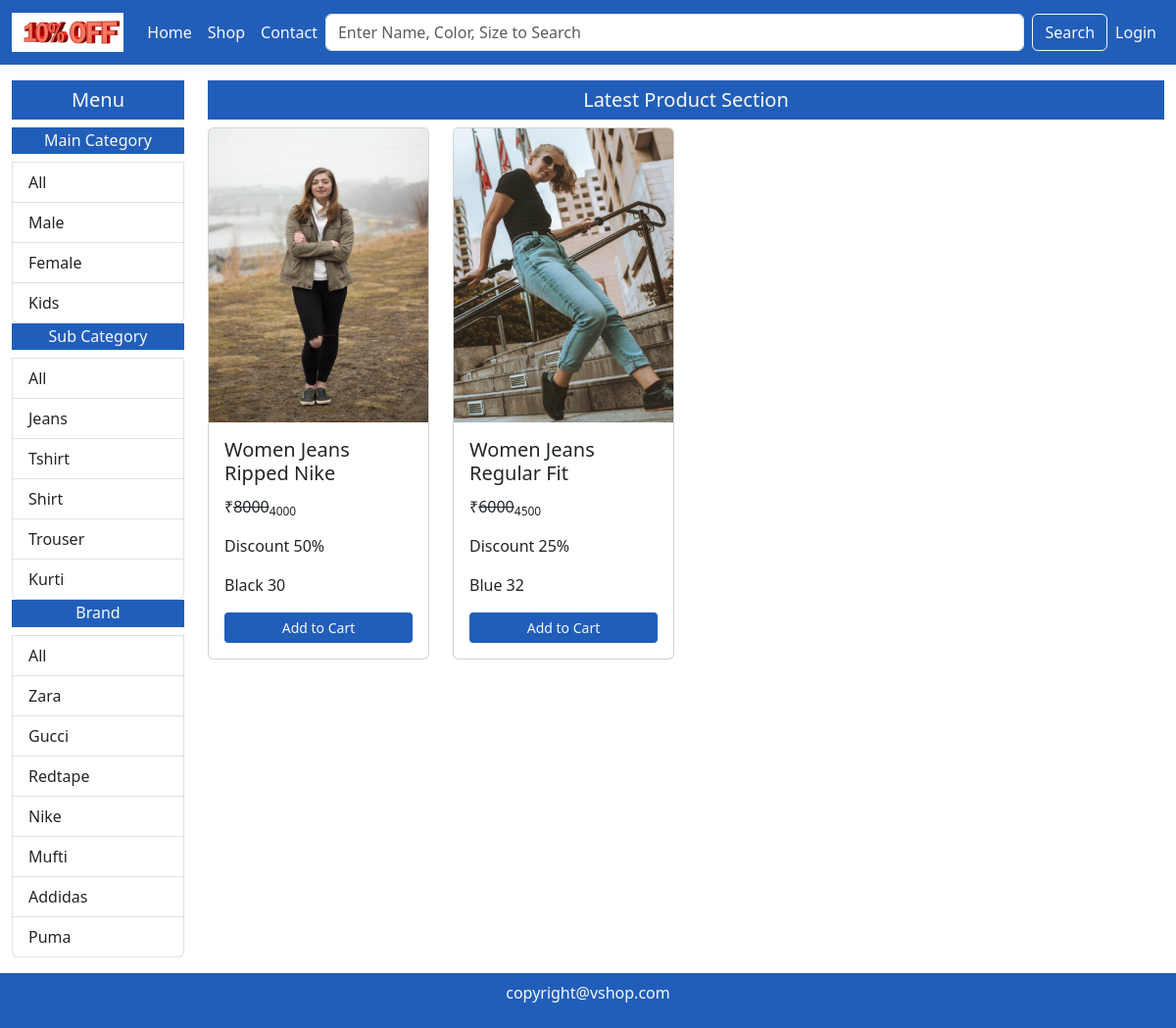
The page /shop/Female/Jeans/All/ on the database its author committed.
### mainApp/models.py (models this page shows, shortened)
class Maincategory(models.Model):
    id = models.AutoField(primary_key=True)
    name = models.CharField(max_length=40)

class Subcategory(models.Model):
    id = models.AutoField(primary_key=True)
    name = models.CharField(max_length=40)

class Brand(models.Model):
    id = models.AutoField(primary_key=True)
    name = models.CharField(max_length=40)

class Product(models.Model):
    id = models.AutoField(primary_key=True)
    name = models.CharField(max_length=50)
    maincategory = models.ForeignKey(Maincategory,on_delete=models.CASCADE)
    subcategory = models.ForeignKey(Subcategory,on_delete=models.CASCADE)
    brand = models.ForeignKey(Brand,on_delete=models.CASCADE)
    color = models.CharField(max_length=20)
    size = models.CharField(max_length=20)
    stock = models.CharField(max_length=20,default="In Stock",null=True,blank=True)
    description = models.TextField()
    baseprice = models.IntegerField()
    discount = models.IntegerField(default=0,null=True,blank=True)
    finalprice = models.IntegerField()
    pic1 = models.ImageField(upload_to="uploads/",default="",null=True,blank=True)
    pic2 = models.ImageField(upload_to="uploads/",default="",null=True,blank=True)
    pic3 = models.ImageField(upload_to="uploads/",default="",null=True,blank=True)
    pic4 = models.ImageField(upload_to="uploads/",default="",null=True,blank=True)

### mainApp/views.py (the view)
# urls.py: path('shop/<str:mc>/<str:sc>/<str:br>/', views.shopPage),
def shopPage(Request,mc,sc,br):
    if(mc=="All" and sc=="All" and br=="All"):
        data = Product.objects.all().order_by("id").reverse()
    elif(mc!="All" and sc=="All" and br=="All"):
        data = Product.objects.filter(maincategory=Maincategory.objects.get(name=mc)).order_by("id").reverse()
    elif(mc=="All" and sc!="All" and br=="All"):
        data = Product.objects.filter(subcategory=Subcategory.objects.get(name=sc)).order_by("id").reverse()
    elif(mc=="All" and sc=="All" and br!="All"):
        data = Product.objects.filter(brand=Brand.objects.get(name=br)).order_by("id").reverse()
    elif(mc!="All" and sc!="All" and br=="All"):
        data = Product.objects.filter(maincategory=Maincategory.objects.get(name=mc),subcategory=Subcategory.objects.get(name=sc)).order_by("id").reverse()
    elif(mc!="All" and sc=="All" and br!="All"):
        data = Product.objects.filter(maincategory=Maincategory.objects.get(name=mc),brand=Brand.objects.get(name=br)).order_by("id").reverse()
    elif(mc=="All" and sc!="All" and br!="All"):
        data = Product.objects.filter(subcategory=Subcategory.objects.get(name=sc),brand=Brand.objects.get(name=br)).order_by("id").reverse()
    else:
        data = Product.objects.filter(maincategory=Maincategory.objects.get(name=mc),subcategory=Subcategory.objects.get(name=sc),brand=Brand.objects.get(name=br)).order_by("id").reverse()
    maincategory = Maincategory.objects.all()
    subcategory = Subcategory.objects.all()
    brand = Brand.objects.all()
    return render(Request,"shop.html",{"data":data,"maincategory":maincategory,"subcategory":subcategory,"brand":brand,"mc":mc,"sc":sc,"br":br})

### mainApp/templates/shop.html (shortened to what this page needs)
{%extends "index.html"%}
{%block content%}
<div class="container-fluid">
    <div class="row my-3">
        <div class="col-lg-2 col-md-3 col-sm-6 col-12">
            <h5 class="background text-light text-center p-2">Menu</h5>
            <div class="list-group">
                <h6 class="background text-light text-center p-1">Main Category</h6>
                <a href="/shop/All/{{sc}}/{{br}}/" class="list-group-item list-group-item-action">All</a>
                {%for i in maincategory%}
                <a href="/shop/{{i.name}}/{{sc}}/{{br}}/" class="list-group-item list-group-item-action">{{i.name}}</a>
                {%endfor%}
            </div>
            <div class="list-group">
                <h6 class="background text-light text-center p-1">Sub Category</h6>
                <a href="/shop/{{mc}}/All/{{br}}/" class="list-group-item list-group-item-action">All</a>
                {%for i in subcategory%}
                <a href="/shop/{{mc}}/{{i.name}}/{{br}}/" class="list-group-item list-group-item-action">{{i.name}}</a>
                {%endfor%}
            </div>
            <div class="list-group">
                <h6 class="background text-light text-center p-1">Brand</h6>
                <a href="/shop/{{mc}}/{{sc}}/All/" class="list-group-item list-group-item-action">All</a>
                {%for i in brand%}
                <a href="/shop/{{mc}}/{{sc}}/{{i.name}}/" class="list-group-item list-group-item-action">{{i.name}}</a>
                {%endfor%}
            </div>
        </div>
        <div class="col-lg-10 col-md-9 col-sm-6 col-12">
            <h5 class="background text-center text-light p-2">Latest Product Section</h5>
            <div class="row">
                {%for i in data%}
                <div class="col-xl-3 col-lg-3 col-md-4 col-sm-6 col-12 mb-3">
                    <div class="card">
                        <img src="{{i.pic1.url}}" height="300px" class="card-img-top" alt="...">
                        <div class="card-body">
                            <h5 class="card-title">{{i.name}}</h5>
                            <p class="card-text">&#8377<del>{{i.baseprice}}</del><sub>{{i.finalprice}}</sub></p>
                            <p class="card-text">Discount {{i.discount}}%</p>
                            <p class="card-text">{{i.color}} {{i.size}}</p>
                            <a href="/single-product/{{i.id}}" class="btn background text-light w-100 btn-sm">Add to Cart</a>
                        </div>
                    </div>
                </div>
                {%endfor%}
            </div>
        </div>
    </div>
</div>
{%endblock%}

### mainApp/static/css/style.css (style rules this page uses)
.background { background-color: rgb(33, 94, 185); }
.card-title { height: 50px; }

### rows shown on the page
Maincategory: name "Male"
Maincategory: name "Female"
Maincategory: name "Kids"
Subcategory: name "Jeans"
Subcategory: name "Tshirt"
Subcategory: name "Shirt"
Subcategory: name "Trouser"
Subcategory: name "Kurti"
Brand: name "Zara"
Brand: name "Gucci"
Brand: name "Redtape"
Brand: name "Nike"
Brand: name "Mufti"
Brand: name "Addidas"
Brand: name "Puma"
Product: pic1 (picture), name "Women Jeans Ripped Nike", baseprice "8000", finalprice "4000", discount "50", color "Black", size "30"
Product: pic1 (picture), name "Women Jeans Regular Fit", baseprice "6000", finalprice "4500", discount "25", color "Blue", size "32"
